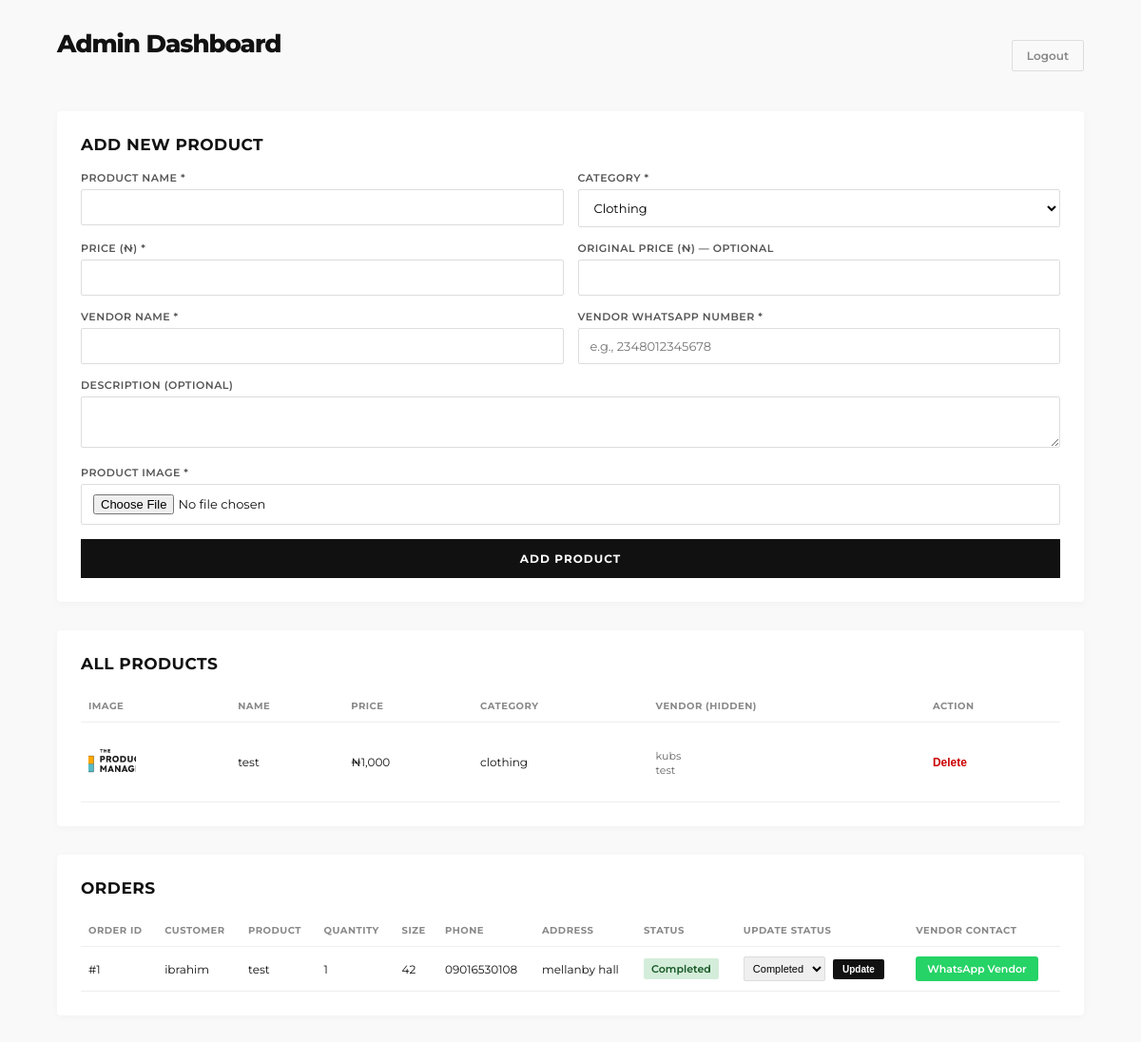
Screenshot of /admin/dashboard (signed in) with the database file from the repository.
### app.py (models this page shows, shortened)
class Product(db.Model):
    id = db.Column(db.Integer, primary_key=True)
    name = db.Column(db.String(100), nullable=False)
    description = db.Column(db.String(200), nullable=True)
    price = db.Column(db.Float, nullable=False)
    original_price = db.Column(db.Float, nullable=True)
    category = db.Column(db.String(50), nullable=False)
    image_filename = db.Column(db.String(200), nullable=False)
    vendor_name = db.Column(db.String(100), nullable=False)
    vendor_whatsapp = db.Column(db.String(20), nullable=False)
    created_at = db.Column(db.DateTime, server_default=db.func.now())
    orders = db.relationship('Order', backref='product', lazy=True)

class Order(db.Model):
    id = db.Column(db.Integer, primary_key=True)
    product_id = db.Column(db.Integer, db.ForeignKey('product.id'), nullable=False)
    customer_name = db.Column(db.String(100), nullable=False)
    customer_phone = db.Column(db.String(20), nullable=False)
    customer_address = db.Column(db.String(200), nullable=False)
    size = db.Column(db.String(20), nullable=True)
    quantity = db.Column(db.Integer, nullable=False, default=1)
    status = db.Column(db.String(20), nullable=False, default='Pending')  # Pending, Paid, Completed
    created_at = db.Column(db.DateTime, server_default=db.func.now())

### app.py (the view)
@app.route('/admin/dashboard')
def admin_dashboard():
    if not is_admin_logged_in():
        return redirect(url_for('admin_login'))
    products = Product.query.order_by(Product.created_at.desc()).all()
    orders = Order.query.order_by(Order.created_at.desc()).all()
    return render_template('admin/dashboard.html', products=products, orders=orders)

### app.py (called while the page is built)
def is_admin_logged_in():
    return session.get('admin_logged_in', False)

### templates/admin/dashboard.html (shortened to what this page needs)
<!DOCTYPE html>
<html lang="en">
<head>
</head>
<body>
  <div class="top-bar">
    <h1>Admin Dashboard</h1>
    <a class="logout" href="{{ url_for('admin_logout') }}">Logout</a>
  </div>
  <section class="dashboard-section">
    <h2>Add New Product</h2>
    <form class="product-form" method="POST" action="{{ url_for('add_product') }}" enctype="multipart/form-data">
      <div>
        <label>Product Name *</label>
        <input type="text" name="name" required />
      </div>
      <div>
        <label>Category *</label>
        <select name="category" required>
          <option value="clothing">Clothing</option>
        </select>
      </div>
      <div>
        <label>Price (₦) *</label>
        <input type="number" step="0.01" name="price" required />
      </div>
      <div>
        <label>Original Price (₦) — optional</label>
        <input type="number" step="0.01" name="original_price" />
      </div>
      <div>
        <label>Vendor Name *</label>
        <input type="text" name="vendor_name" required />
      </div>
      <div>
        <label>Vendor WhatsApp Number *</label>
        <input type="text" name="vendor_whatsapp" placeholder="e.g., 2348012345678" required />
      </div>
      <div class="full-width">
        <label>Description (optional)</label>
        <textarea name="description" rows="2"></textarea>
      </div>
      <div class="full-width">
        <label>Product Image *</label>
        <input type="file" name="image" accept="image/*" required />
      </div>
      <button type="submit">Add Product</button>
    </form>
  </section>
  <section class="dashboard-section">
    <h2>All Products</h2>
    {% if products %}
      <table>
        <thead>
          <tr>
            <th>Image</th>
            <th>Name</th>
            <th>Price</th>
            <th>Category</th>
            <th>Vendor (hidden)</th>
            <th>Action</th>
          </tr>
        </thead>
        <tbody>
          {% for product in products %}
          <tr>
            <td>
              <img src="{{ url_for('static', filename='uploads/' + product.image_filename) }}" alt="{{ product.name }}" />
            </td>
            <td>{{ product.name }}</td>
            <td>₦{{ '{:,.0f}'.format(product.price) }}</td>
            <td>{{ product.category }}</td>
            <td>
              <span class="vendor-info">
                {{ product.vendor_name }}<br />
                {{ product.vendor_whatsapp }}
              </span>
            </td>
            <td>
              <form method="POST" action="{{ url_for('delete_product', product_id=product.id) }}">
                <button type="submit" class="delete-btn" onclick="return confirm('Delete this product?');">Delete</button>
              </form>
            </td>
          </tr>
          {% endfor %}
        </tbody>
      </table>
    {% else %}
      <p style="font-size: 13px; color: #888;">No products yet. Add your first product above.</p>
    {% endif %}
  </section>
  <section class="dashboard-section">
    <h2>Orders</h2>
    {% if orders %}
      <table>
        <thead>
          <tr>
            <th>Order ID</th>
            <th>Customer</th>
            <th>Product</th>
            <th>Quantity</th>
            <th>Size</th>
            <th>Phone</th>
            <th>Address</th>
            <th>Status</th>
            <th>Update Status</th>
            <th>Vendor Contact</th>
          </tr>
        </thead>
        <tbody>
          {% for order in orders %}
          <tr>
            <td>#{{ order.id }}</td>
            <td>{{ order.customer_name }}</td>
            <td>{{ order.product.name }}</td>
            <td>{{ order.quantity }}</td>
            <td>{{ order.size or '-' }}</td>
            <td>{{ order.customer_phone }}</td>
            <td>{{ order.customer_address }}</td>
            <td>
              <span class="order-status status-{{ order.status }}">{{ order.status }}</span>
            </td>
            <td>
              <form class="status-form" method="POST" action="{{ url_for('update_order_status', order_id=order.id) }}">
                <select name="status">
                  <option value="Completed" {% if order.status == 'Completed' %}selected{% endif %}>Completed</option>
                </select>
                <button type="submit">Update</button>
              </form>
            </td>
            <td>
              {% if order.product.vendor_whatsapp %}
                <a
                  class="whatsapp-btn"
                  href="https://wa.me/{{ order.product.vendor_whatsapp }}?text={{
                    'Order #' ~ order.id ~ '%0A' ~
                    'Product: ' ~ order.product.name ~ '%0A' ~
                    'Size: ' ~ (order.size or 'N/A') ~ '%0A' ~
                    'Quantity: ' ~ order.quantity ~ '%0A' ~
                    'Customer: ' ~ order.customer_name ~ '%0A' ~
                    'Phone: ' ~ order.customer_phone ~ '%0A' ~
                    'Address: ' ~ order.customer_address ~ '%0A' ~
                    'Status: ' ~ order.status
                  }}"
                  target="_blank"
                >
                  WhatsApp Vendor
                </a>
              {% else %}
                <span style="color: #888; font-size: 11px;">No vendor contact</span>
              {% endif %}
            </td>
          </tr>
          {% endfor %}
        </tbody>
      </table>
    {% else %}
      <p style="font-size: 13px; color: #888;">No orders yet.</p>
    {% endif %}
  </section>
</body>
</html>

### templates/admin/dashboard.html (style rules this page uses)
* { margin: 0; padding: 0; box-sizing: border-box; }
body { font-family: "Montserrat", sans-serif; background: #f9f9f9; padding: 30px 5vw; color: #111; }
h1 { font-size: 26px; font-weight: 800; letter-spacing: -1px; margin-bottom: 25px; }
.top-bar { display: flex; justify-content: space-between; align-items: center; margin-bottom: 30px; }
.logout { font-size: 12px; color: #888; text-decoration: none; font-weight: 600; border: 1px solid #ddd; padding: 8px 15px; border-radius: 2px; }
.dashboard-section { background: white; padding: 25px; border-radius: 4px; box-shadow: 0 2px 10px rgba(0,0,0,0.03); margin-bottom: 30px; }
.dashboard-section h2 { font-size: 17px; font-weight: 700; margin-bottom: 18px; text-transform: uppercase; letter-spacing: 0.5px; }
.product-form { display: grid; grid-template-columns: repeat(2, 1fr); gap: 15px; }
.product-form .full-width { grid-column: 1 / -1; }
.product-form label { font-size: 11px; font-weight: 600; text-transform: uppercase; letter-spacing: 0.5px; color: #555; display: block; margin-bottom: 5px; }
.product-form input, .product-form textarea, .product-form select { width: 100%; padding: 10px 12px; border: 1px solid #ddd; border-radius: 2px; font: inherit; font-size: 13px; background: #fff; }
.product-form textarea { resize: vertical; }
.product-form button { grid-column: 1 / -1; padding: 13px; background: #111; color: white; border: none; font: inherit; font-size: 12px; font-weight: 700; text-transform: uppercase; letter-spacing: 1px; cursor: pointer; }
table { width: 100%; border-collapse: collapse; font-size: 12px; }
th, td { text-align: left; padding: 10px 8px; border-bottom: 1px solid #eee; }
th { font-weight: 700; text-transform: uppercase; font-size: 10px; letter-spacing: 0.5px; color: #888; }
td img { width: 50px; height: 60px; object-fit: cover; border-radius: 2px; }
.delete-btn { background: none; border: none; color: #c00; cursor: pointer; font-weight: 600; font-size: 12px; }
.vendor-info { font-size: 11px; color: #666; }
.order-status { font-weight: 600; font-size: 11px; padding: 4px 8px; border-radius: 2px; display: inline-block; }
.status-Completed { background: #d4edda; color: #155724; }
.status-form select { padding: 5px; font-size: 11px; border: 1px solid #ddd; border-radius: 2px; }
.status-form button { padding: 5px 10px; background: #111; color: white; border: none; font-size: 10px; font-weight: 600; cursor: pointer; border-radius: 2px; margin-left: 5px; }
.whatsapp-btn { display: inline-block; padding: 6px 12px; background: #25D366; color: white; text-decoration: none; border-radius: 3px; font-size: 11px; font-weight: 600; }

### rows the page displays
Product: image_filename+name (picture), name "test", price "1,000", category "clothing", vendor_name "kubs", vendor_whatsapp "test"
Order: id "1", customer_name "ibrahim", product.name "test", quantity "1", size "42", customer_phone "09016530108", customer_address "mellanby hall", status "Completed"
